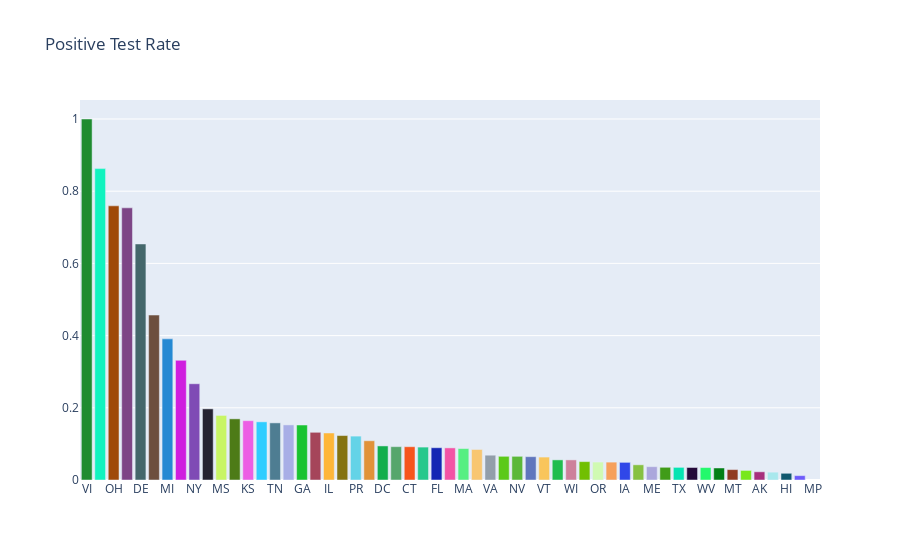
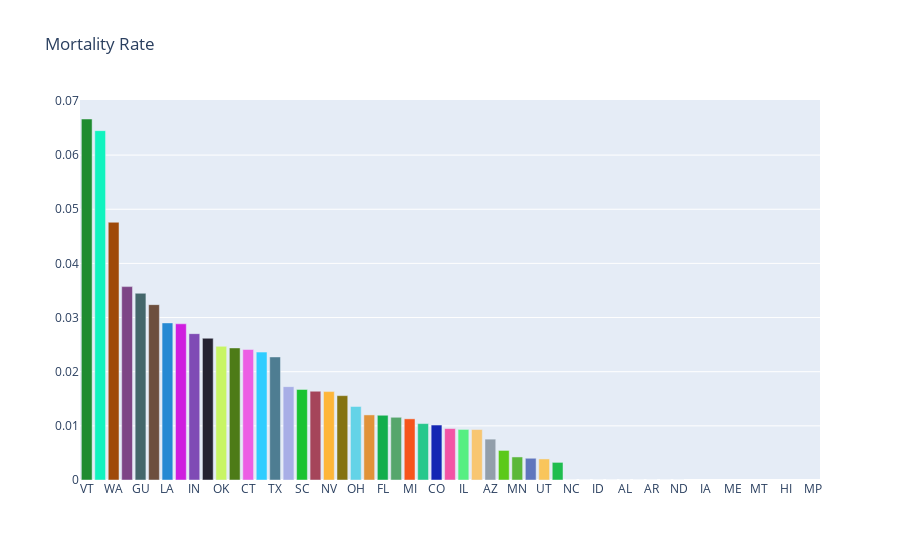

Write notebook code for charts like these, in order.
### Code cell
## Import Libraries
import pandas as pd
import numpy as np
from datetime import datetime
from selenium import webdriver
import json
import string
from colour import Color
import plotly.graph_objects as go
import matplotlib.pyplot as plt

## Connect Chrome Driver
driver = webdriver.Chrome('/Users/joel/selenium_drivers/chromedriver 3')

## Scraping Code
driver.get('https://docs.google.com/spreadsheets/d/18oVRrHj3c183mHmq3m89_163yuYltLNlOmPerQ18E8w/htmlview?sle=true#')
driver.find_element_by_partial_link_text('States daily').click()
table = driver.find_element_by_xpath('//*[@id="916628299"]/div/table/tbody')
rows = table.find_elements_by_tag_name('tr')
columns = rows[0].find_elements_by_tag_name('td')
rows = rows[2:]

## Update Data
with open('coronavirus.json') as f:
    data = json.load(f)
    state = data['state']

    date_  = []
    state_ = []
    positive_ = []
    negative_ = []
    pending_ = []
    hospitalization_ = []
    death_ = []
    total_ = []
    
    for row in rows:
        cells = row.find_elements_by_tag_name('td')

        date_ob = cells[0].text
        state_ob= cells[1].text
        positive_ob = cells[2].text
        negative_ob = cells[3].text
        pending_ob = cells[4].text
        hosp_ob = cells[5].text
        death_ob = cells[6].text
        total_ob = cells[7].text
        if not hosp_ob:
            hosp_ob = ''

        date_.append(date_ob)
        state_.append(state_ob)
        positive_.append(positive_ob)
        negative_.append(negative_ob)
        pending_.append(pending_ob)
        hospitalization_.append(hosp_ob)
        death_.append(death_ob)
        total_.append(total_ob)
        
    state['Date'] = date_
    state['State'] = state_
    state['Positive'] = positive_
    state['Negative'] = negative_
    state['Pending'] = pending_
    state['Hospitalized'] = hospitalization_
    state['Deaths'] = death_ 
    state['Total'] = total_

## Save Data
with open('coronavirus.json', mode='w', encoding='utf-8') as f:
    json.dump(data, f)


## Create Daily Aggregate Data   
with open('coronavirus.json') as f:
    data = json.load(f)
    state = data['state']


df = pd.DataFrame(state)
df = df.set_index('Date')
df.index = pd.to_datetime(df.index)

for column in df.columns:
    df[column] = df[column].apply(lambda x: x.translate(str.maketrans('', '', string.punctuation)))

df = df.replace('', np.nan)

columns = df.columns

columns = columns.drop('State')

for column in columns:
    df[column] = df[column].astype(float)

grouped = df.groupby(pd.Grouper(freq='D')).sum()

collected = []
for idx in grouped.index.unique():
    day = df.loc[idx]
    count = len(day[day.Positive > 0])
    collected.append(count)

grouped['state_count'] = collected


data['daily_summary']['Date'] = ['{}/{}/{}'.format(x.month,x.day, x.year) for x in grouped.index]
data['daily_summary']['Positive'] = grouped.Positive.tolist()
data['daily_summary']['Negative'] = grouped.Negative.tolist()
data['daily_summary']['Pending'] = grouped.Pending.tolist()
data['daily_summary']['Hospitalized'] = grouped.Hospitalized.tolist()
data['daily_summary']['Total'] = grouped.Total.tolist()
data['daily_summary']['Confirmed States'] = grouped.state_count.tolist()

with open('coronavirus.json', mode='w', encoding='utf-8') as f:
    json.dump(data, f)


## Visualizations    
with open('coronavirus.json') as f:
    plotting = json.load(f)

plotting = pd.DataFrame(plotting['daily_summary'])
plotting.set_index('Date', drop = True, inplace = True)

xaxis = plotting.index
plt.figure(figsize=(15,5))
plt.plot(xaxis, plotting.Positive.values, label = 'Positive', linewidth=3)
plt.title('Positive Test Results COVID-19');
plt.show()

plt.figure(figsize=(15,5))
grouped.Deaths.plot()
plt.title('US Deaths')
plt.show()

plt.figure(figsize=(15,5))
plotting['diff'] = plotting.Positive.diff()
plotting['diff'].plot()
plt.title('Positive Case Growth')
plt.show()

plt.figure(figsize=(15,5))
df[df.State == 'IL'].Positive.plot(linewidth=3)
plt.title('Confirmed COVID-19 Cases in Illinois')
plt.show()

plt.figure(figsize=(15,5))
df[(df.State == 'NY')].Positive.plot(linewidth=3)
plt.title('Confirmed COVID-19 Cases in NY');
plt.show()

plt.figure(figsize=(15,5))
df[df.State == "IA"].Positive.plot()
plt.title('Confirmed COVID-19 Cases in Iowa')
plt.show()

top_ten = df.loc[df.index.max()].sort_values(by='Positive', ascending=False)[:10]
ten_states = top_ten.State
plt.figure(figsize=(15,5))
for state in ten_states:
    df[df.State == state].Positive.plot(label = state, linewidth=3)
plt.title('10 states with the most confirmed cases')
plt.ylabel('Positive Test Results')
plt.legend()
plt.show()

mapping_df = df.loc[df.index.max()].groupby('State').sum()

fig = go.Figure(data=go.Choropleth(
    locations=mapping_df.index, # Spatial coordinates
    z = mapping_df['Positive'], # Data to be color-coded
    locationmode = 'USA-states', # set of locations match entries in `locations`
    colorscale = 'Reds',
    colorbar_title = "Confirmed Cases",
))

fig.update_layout(
    title_text = 'COVID-19 Cases by State',
    geo_scope='usa', # limite map scope to USA
)

fig.show()

today = df.loc[df.index.max()]
today = today.dropna(subset = ['Positive'])

today['positive_rate'] = today.Positive/today.Total

rates = today.sort_values(by='positive_rate', ascending = False)
rates = rates[['State', 'positive_rate', 'Deaths', 'Positive']]

rates = rates.set_index('State')



colors = [Color(pick_for=x).get_hex_l() for x in rates.index]

fig = go.Figure([go.Bar(x=rates.index, y=rates.positive_rate, marker_color=colors)])
fig.update_layout(
    title_text = 'Positive Test Rate',
    geo_scope='usa', # limite map scope to USA
)
fig.show()

rates['death_rate'] = rates.Deaths/rates.Positive

rates = rates.sort_values(by='death_rate', ascending=False)

fig = go.Figure([go.Bar(x=rates.index, y=rates.death_rate, marker_color=colors)])
fig.update_layout(
    title_text = 'Mortality Rate',
    geo_scope='usa', # limite map scope to USA
)
fig.show()

### Figure 1 — Plotly figure (JSON) as saved in the notebook; plotly's stock layout.template omitted (floating-point values rounded to 4 significant figures)
{"data": [{"marker": {"color": ["#1e8b30", "#11f3bf", "#9f4909", "#7d4586", "#44676b", "#6d4f3e", "#2589d3", "#cf1edf", "#7f4bb5", "#252331", "#c8f564", "#4d7b17", "#ec5ee4", "#2fcdff", "#4e7d92", "#a8aee6", "#19c331", "#a5455a", "#feb639", "#857311", "#63d3e7", "#e19239", "#12ae4d", "#56a66c", "#f6551c", "#26c88c", "#1426b4", "#f353a5", "#56ef82", "#f8c671", "#929eaa", "#5cc919", "#5bb839", "#6076bd", "#f9c55b", "#1fbd4e", "#cd809b", "#71bf01", "#d0fab2", "#f6a05b", "#3047e8", "#86c142", "#aba7dc", "#409c18", "#06e4b2", "#250a3a", "#23f96c", "#027f15", "#903a22", "#78e81a", "#a7307d", "#a8e8ed", "#10586e", "#6e5bfb", "#5fe482"]}, "type": "bar", "x": ["VI", "NJ", "OH", "MD", "DE", "AZ", "MI", "MO", "NY", "LA", "MS", "SC", "KS", "AR", "TN", "GU", "GA", "IN", "IL", "NE", "PR", "CO", "DC", "OK", "CT", "AL", "FL", "PA", "MA", "RI", "VA", "CA", "NV", "WA", "VT", "KY", "WI", "UT", "OR", "MN", "IA", "WY", "ME", "NC", "TX", "ID", "WV", "NH", "MT", "SD", "AK", "ND", "HI", "NM", "MP"], "y": [1, 0.8626, 0.7595, 0.7539, 0.6538, 0.4569, 0.3909, 0.3315, 0.2666, 0.197, 0.1789, 0.1694, 0.1643, 0.1611, 0.1582, 0.1526, 0.1523, 0.1321, 0.1302, 0.1232, 0.1216, 0.1087, 0.09439, 0.09236, 0.09222, 0.09116, 0.08943, 0.08896, 0.08709, 0.08453, 0.0687, 0.06564, 0.0656, 0.06465, 0.06351, 0.05573, 0.05572, 0.05092, 0.04974, 0.04952, 0.04888, 0.04207, 0.03692, 0.0352, 0.03501, 0.03466, 0.03448, 0.03332, 0.02881, 0.02654, 0.02273, 0.02169, 0.0186, 0.01207, null]}], "layout": {"geo": {"scope": "usa"}, "title": {"text": "Positive Test Rate"}}}

### Figure 2 — Plotly figure (JSON) as saved in the notebook; plotly's stock layout.template omitted (floating-point values rounded to 4 significant figures)
{"data": [{"marker": {"color": ["#1e8b30", "#11f3bf", "#9f4909", "#7d4586", "#44676b", "#6d4f3e", "#2589d3", "#cf1edf", "#7f4bb5", "#252331", "#c8f564", "#4d7b17", "#ec5ee4", "#2fcdff", "#4e7d92", "#a8aee6", "#19c331", "#a5455a", "#feb639", "#857311", "#63d3e7", "#e19239", "#12ae4d", "#56a66c", "#f6551c", "#26c88c", "#1426b4", "#f353a5", "#56ef82", "#f8c671", "#929eaa", "#5cc919", "#5bb839", "#6076bd", "#f9c55b", "#1fbd4e", "#cd809b", "#71bf01", "#d0fab2", "#f6a05b", "#3047e8", "#86c142", "#aba7dc", "#409c18", "#06e4b2", "#250a3a", "#23f96c", "#027f15", "#903a22", "#78e81a", "#a7307d", "#a8e8ed", "#10586e", "#6e5bfb", "#5fe482"]}, "type": "bar", "x": ["VT", "PR", "WA", "SD", "GU", "GA", "LA", "KY", "IN", "OR", "OK", "KS", "CT", "VA", "TX", "DC", "SC", "MO", "NV", "CA", "OH", "WI", "FL", "MA", "MI", "MD", "CO", "NJ", "IL", "PA", "AZ", "NY", "MN", "MS", "UT", "TN", "NC", "WV", "ID", "VI", "AL", "NE", "AR", "DE", "ND", "RI", "IA", "WY", "ME", "NH", "MT", "AK", "HI", "NM", "MP"], "y": [0.06667, 0.06452, 0.0476, 0.03571, 0.03448, 0.03238, 0.02901, 0.02885, 0.02703, 0.02618, 0.02469, 0.02439, 0.0241, 0.02362, 0.02273, 0.01724, 0.01672, 0.01639, 0.01633, 0.01558, 0.01357, 0.01202, 0.01196, 0.01158, 0.0113, 0.01042, 0.01015, 0.009494, 0.009339, 0.009317, 0.007547, 0.005461, 0.004255, 0.004016, 0.003891, 0.003252, 0, 0, 0, 0, 0, 0, 0, 0, 0, null, null, null, null, null, null, null, null, null, null]}], "layout": {"geo": {"scope": "usa"}, "title": {"text": "Mortality Rate"}}}
